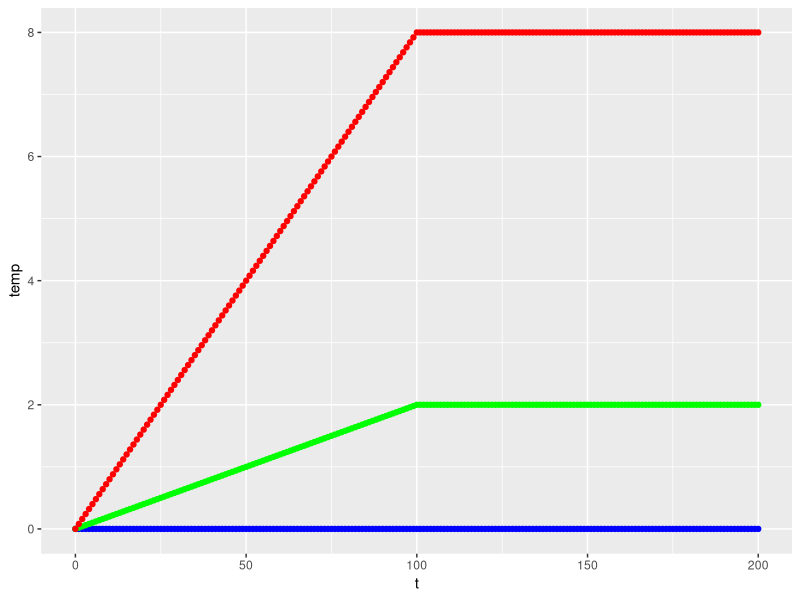
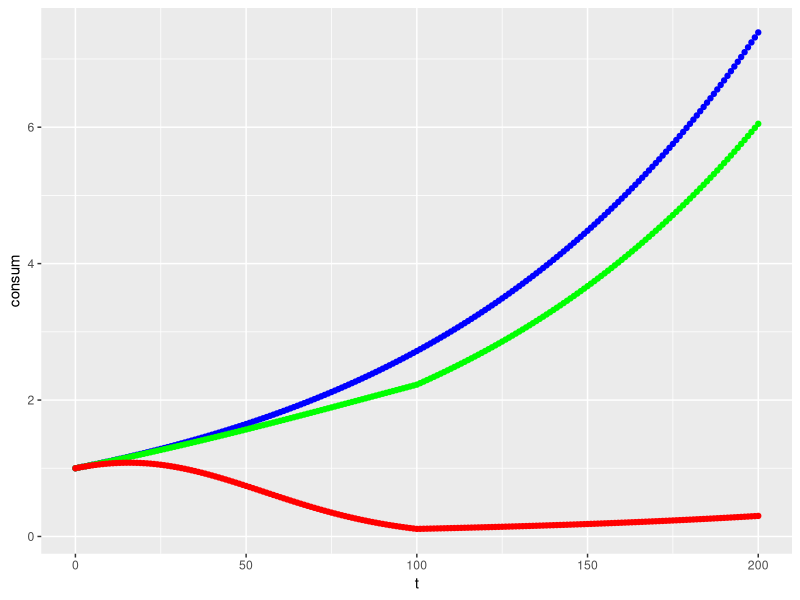
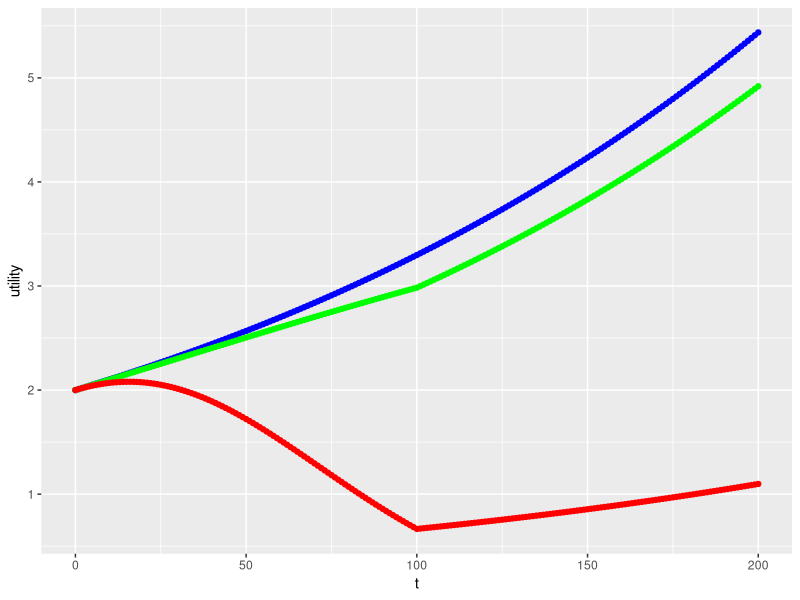
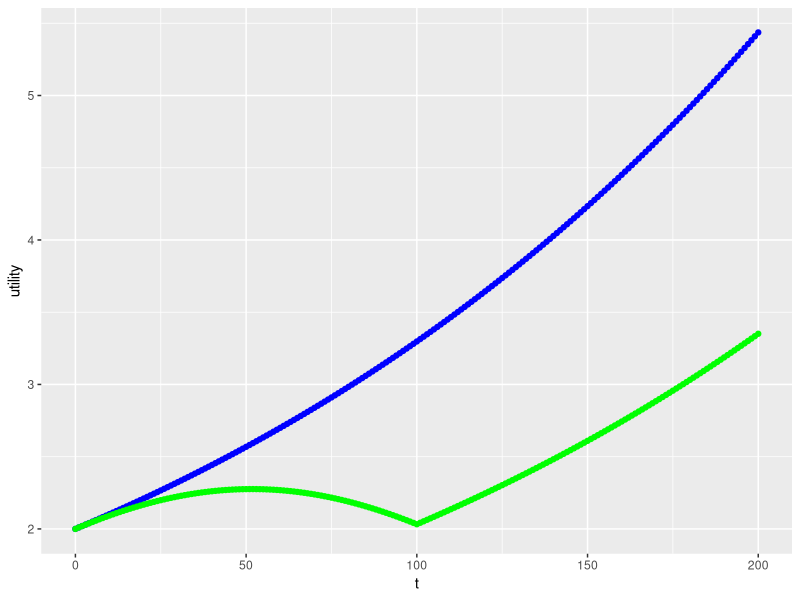

Source code (R) for these figures, in order:
## ---- chunk 1
knitr::opts_chunk$set(echo = TRUE)

library(tidyverse)

# Variables:
# temperature at time t
# t = time
# t_diff = T = temperature at time 100 (given)

 #overall value for T

# Givens & Vectors:

t_vector <- seq(0,200, by = 1)

## ---- chunk 2
# Function 1 - Temperature(t)

temp <- function(t, t_diff){
  out = pmin((t*t_diff)/100,t_diff)
  return(out)
}


# Function 2 - Retention (t)

retention <- function(t, t_diff, B){
  out = exp(-B * (temp(t, t_diff))^2)
  return(out)
}


# Function 3 - Consumption (t)
consumption <- function(t, t_diff, B, g){
  out = retention(t, t_diff, B) * exp(g*t)
  return(out)
}


# Function 4 - Utility (C)

utility <- function(C, n){
  out = (C^(1-n))/(1-n)
  return(out)
}


# Function 5 - Discount Rate (Ramsey Rule)

r <- function(d, n, g){
  out = (d + n*g)
  return(out)
}


## ---- chunk 3
# T = 0

# Temperature df

temp_df_T_0 <- data.frame(t = t_vector) %>% 
  mutate(temp = temp(t_vector,
                     t_diff = 0))
  

# Retention df

retent_df_T_0 <- data.frame(t = t_vector) %>% 
  mutate(retent = retention(t_vector,
                            t_diff = 0,
                            B = .05)) 
# Consumption df

consum_df_T_0 <- data.frame(t = t_vector) %>% 
  mutate(consum = consumption(t_vector,
                              t_diff = 0,
                              B = 0.05,
                              g = 0.01))

# Utility df

C_0 <- consum_df_T_0$consum

utility_df_T_0 <- data.frame(t = t_vector) %>% 
  mutate(consum = C_0) %>% 
  mutate(utility = utility(C = C_0,
                           n = .5))
  
## ---- chunk 4
# T = 2

# Temperature df

temp_df_T_2 <- data.frame(t = t_vector) %>% 
  mutate(temp = temp(t_vector,
                     t_diff = 2)) 

# Retention df

retent_df_T_2 <- data.frame(t = t_vector) %>% 
  mutate(retent = retention(t_vector,
                            t_diff = 2,
                            B = .05)) 
# Consumption df

consum_df_T_2 <- data.frame(t = t_vector) %>% 
  mutate(consum = consumption(t_vector,
                              t_diff = 2,
                              B = 0.05,
                              g = 0.01))

# Utility df

C_2 <- consum_df_T_2$consum

utility_df_T_2 <- data.frame(t = t_vector) %>% 
  mutate(consum = C_2) %>% 
  mutate(utility = utility(C = C_2,
                           n = .5))
  
## ---- chunk 5
# T = 8

# Temperature df

temp_df_T_8 <- data.frame(t = t_vector) %>% 
  mutate(temp = temp(t_vector,
                     t_diff = 8))

# Retention df

retent_df_T_8 <- data.frame(t = t_vector) %>% 
  mutate(retent = retention(t_vector,
                            t_diff = 8,
                            B = .05)) 
# Consumption df

consum_df_T_8 <- data.frame(t = t_vector) %>% 
  mutate(consum = consumption(t_vector,
                              t_diff = 8,
                              B = 0.05,
                              g = 0.01))

# Utility df

C_8 <- consum_df_T_8$consum

utility_df_T_8 <- data.frame(t = t_vector) %>% 
  mutate(consum = C_8) %>% 
  mutate(utility = utility(C = C_8,
                           n = .5))
  
## ---- chunk 6
# a
# plot temperature over time
# scenario 1: no climate change


# scenario 2: moderate climate change

# scenario 3: major climate change
## ---- chunk 7
ggplot () +
  geom_point(data = temp_df_T_0,
             aes( x = t,
                  y = temp),
                  color = "blue") +
  geom_point(data = temp_df_T_2,
             aes( x = t,
                  y = temp),
                  color = "green") +
  geom_point(data = temp_df_T_8,
             aes( x = t,
                  y = temp),
                  color = "red")

             
## ---- chunk 8
ggplot () +
  geom_point(data = consum_df_T_0,
             aes( x = t,
                  y = consum),
                  color = "blue") +
  geom_point(data = consum_df_T_2,
             aes( x = t,
                  y = consum),
                  color = "green") +
  geom_point(data = consum_df_T_8,
             aes( x = t,
                  y = consum),
                  color = "red")
## ---- chunk 9
ggplot () +
  geom_point(data = utility_df_T_0,
             aes( x = t,
                  y = utility),
                  color = "blue") +
  geom_point(data = utility_df_T_2,
             aes( x = t,
                  y = utility),
                  color = "green") +
  geom_point(data = utility_df_T_8,
             aes( x = t,
                  y = utility),
                  color = "red")
## ---- chunk 10
# T = 4.4
# Maintained givens from plot 1

# Temperature df

temp_df_T_4_4 <- data.frame(t = t_vector) %>% 
  mutate(temp = temp(t_vector,
                     t_diff = 4.4))

# Retention df

retent_df_T_4_4 <- data.frame(t = t_vector) %>% 
  mutate(retent = retention(t_vector,
                            t_diff = 4.4,
                            B = .05)) 
# Consumption df

consum_df_T_4_4 <- data.frame(t = t_vector) %>% 
  mutate(consum = consumption(t_vector,
                              t_diff = 4.4,
                              B = 0.05,
                              g = 0.01))

# Utility df

C_4_4 <- consum_df_T_4_4$consum

utility_df_T_4_4 <- data.frame(t = t_vector) %>% 
  mutate(consum = C_4_4) %>% 
  mutate(utility = utility(C = C_4_4,
                           n = .5))
  
## ---- chunk 11
# Present value discounted over 200 years w/ climate change

# discount rate
r_given <- r(.005, .5, .01)

# Value calculation
pv_df_4_4 <- data.frame(t = t_vector) %>% 
  mutate(pv_4_4 = (utility_df_T_4_4$utility)/(1 + r_given)^(t_vector))

pv_4_4 = sum(pv_df_4_4$pv_4_4)

# Present value discounted over 200 years w/o climate change

# Value calculation
pv_df_0 <- data.frame(t = t_vector) %>% 
  mutate(pv_0 = (utility_df_T_0$utility)/(1 + r_given)^(t_vector))

pv_0 = sum(pv_df_0$pv_0)
## ---- chunk 12

L_cc <- abs(pv_0-pv_4_4)/pv_0 * 100


## ---- chunk 13
ggplot () +
  geom_point(data = utility_df_T_0,
             aes( x = t,
                  y = utility),
                  color = "blue") +
  geom_point(data = utility_df_T_4_4,
             aes( x = t,
                  y = utility),
                  color = "green") 
## ---- chunk 14
# Present value discounted over 200 years w/ climate change
# T = 4.4 + .44 = 4.84

# Temperature df

temp_df_T_4_84 <- data.frame(t = t_vector) %>% 
  mutate(temp = temp(t_vector,
                     t_diff = 4.84))

# Retention df

retent_df_T_4_84 <- data.frame(t = t_vector) %>% 
  mutate(retent = retention(t_vector,
                            t_diff = 4.84,
                            B = .05)) 
# Consumption df

consum_df_T_4_84 <- data.frame(t = t_vector) %>% 
  mutate(consum = consumption(t_vector,
                              t_diff = 4.84,
                              B = 0.05,
                              g = 0.01))

# Utility df

C_4_84 <- consum_df_T_4_84$consum

utility_df_T_4_84 <- data.frame(t = t_vector) %>% 
  mutate(consum = C_4_84) %>% 
  mutate(utility = utility(C = C_4_84,
                           n = .5))

# Value calculation
pv_df_4_84 <- data.frame(t = t_vector) %>% 
  mutate(pv_4_84 = (utility_df_T_4_84$utility)/(1 + r_given)^(t_vector))

pv_4_84 = sum(pv_df_4_84$pv_4_84)

## ---- chunk 15
# T = 4.4 ************************************************************************************************
# B = .055

# Retention df

retent_df_B_055 <- data.frame(t = t_vector) %>% 
  mutate(retent = retention(t_vector,
                            t_diff = 4.4,
                            B = .055)) 
# Consumption df

consum_df_B_055 <- data.frame(t = t_vector) %>% 
  mutate(consum = consumption(t_vector,
                              t_diff = 4.4,
                              B = 0.055,
                              g = 0.01))

# Utility df

C_B_055 <- consum_df_B_055$consum

utility_df_B_055 <- data.frame(t = t_vector) %>% 
  mutate(consum = C_B_055) %>% 
  mutate(utility = utility(C = C_B_055,
                           n = .5))

# Value calculation
pv_df_B_055 <- data.frame(t = t_vector) %>% 
  mutate(pv_B_055 = (utility_df_B_055$utility)/(1 + r_given)^(t_vector))

pv_B_055 = sum(pv_df_B_055$pv_B_055)

# T = 0 *************************************************************************************************
# B = .055

# Retention df

retent_df_T_0_B <- data.frame(t = t_vector) %>% 
  mutate(retent = retention(t_vector,
                            t_diff = 0,
                            B = .055)) 
# Consumption df

consum_df_T_0_B <- data.frame(t = t_vector) %>% 
  mutate(consum = consumption(t_vector,
                              t_diff = 0,
                              B = 0.055,
                              g = 0.01))

# Utility df

C_0_B <- consum_df_T_0_B$consum

utility_df_T_0_B <- data.frame(t = t_vector) %>% 
  mutate(consum = C_0_B) %>% 
  mutate(utility = utility(C = C_0_B,
                           n = .5))

# Present value discounted over 200 years w/o climate change
# Value calculation
pv_df_0_B <- data.frame(t = t_vector) %>% 
  mutate(pv_0 = (utility_df_T_0_B$utility)/(1 + r_given)^(t_vector))

pv_0_B = sum(pv_df_0_B$pv_0_B)
## ---- chunk 16
# T = 4.4 ***********************************************************************
# g = .01 + .001 = .011

# Consumption df

consum_df_g_01 <- data.frame(t = t_vector) %>% 
  mutate(consum = consumption(t_vector,
                              t_diff = 4.4,
                              B = 0.05,
                              g = 0.011))

# Utility df

C_g_01 <- consum_df_g_01$consum

utility_df_g_01 <- data.frame(t = t_vector) %>% 
  mutate(consum = C_g_01) %>% 
  mutate(utility = utility(C = C_g_01,
                           n = .5))

#T = 0****************************************************************************
# g = .01 + .001 = .011
# Temperature df

# Consumption df

consum_df_T_0_g <- data.frame(t = t_vector) %>% 
  mutate(consum = consumption(t_vector,
                              t_diff = 0,
                              B = 0.05,
                              g = 0.011))

# Utility df

C_0_g <- consum_df_T_0_g$consum

utility_df_T_0_g <- data.frame(t = t_vector) %>% 
  mutate(consum = C_0_g) %>% 
  mutate(utility = utility(C = C_0_g,
                           n = .5))


# discount rate
r_g <- r(.005, .5, .011) 

# Value calculation
pv_df_g_01 <- data.frame(t = t_vector) %>% 
  mutate(pv_g_01 = (utility_df_g_01$utility)/(1 + r_g)^(t_vector))

pv_g_01 = sum(pv_df_g_01$pv_g_01)

# Present value discounted over 200 years w/o climate change

# Value calculation
pv_df_0_g <- data.frame(t = t_vector) %>% 
  mutate(pv_0_g = (utility_df_T_0_g$utility)/(1 + r_g)^(t_vector))

pv_0_g = sum(pv_df_0_g$pv_0_g)
## ---- chunk 17
# Present value discounted over 200 years w/ climate change

# discount rate
r_given <- r(.005, .5, .01)

# Value calculation
pv_df_4_4 <- data.frame(t = t_vector) %>% 
  mutate(pv_4_4 = (utility_df_T_4_4$utility)/(1 + r_given)^(t_vector))

pv_4_4 = sum(pv_df_4_4$pv_4_4)

# Present value discounted over 200 years w/o climate change

# Value calculation
pv_df_0 <- data.frame(t = t_vector) %>% 
  mutate(pv_0 = (utility_df_T_0$utility)/(1 + r_given)^(t_vector))

pv_0 = sum(pv_df_0$pv_0)
